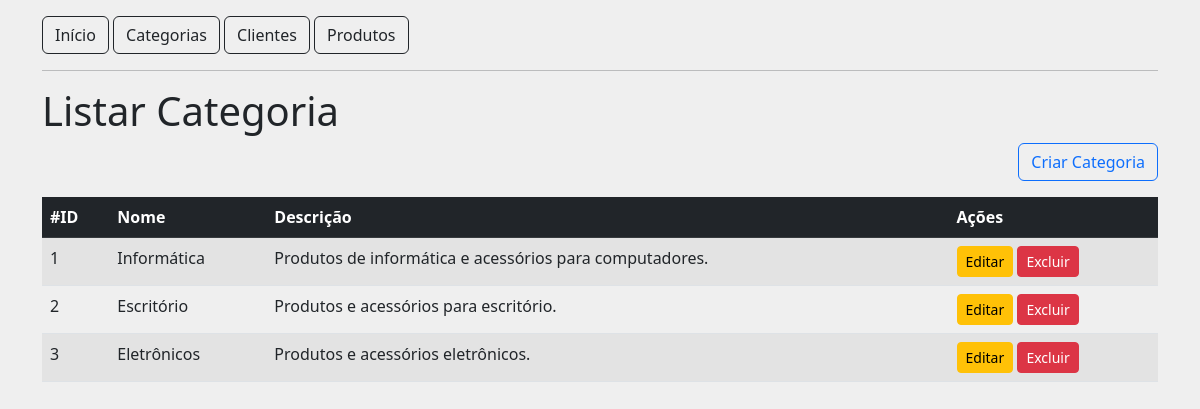
The page /category on the database its author committed.
### tables this page shows
CREATE TABLE tb_category (
    id INT(11) NOT NULL PRIMARY KEY AUTO_INCREMENT,
    name VARCHAR(50) NOT NULL,
    description VARCHAR(100) NOT NULL
);

### src/Controller/AbstractController.php (called while the page is built, shortened)
<?php
abstract class AbstractController {
    public function render(string $viewName, $data = null): void {
        include "../src/View/_partials/head.php";
        include "../src/View/{$viewName}.php";
        include "../src/View/_partials/footer.php";
    }
}

### src/Controller/CategoryController.php (called while the page is built, shortened)
<?php
class CategoryController extends AbstractController {
    public function listAction(): void {
        $connection = Connection::getConnection();
        $query = "SELECT * FROM tb_category;";
        $result = $connection->prepare($query);
        $result->execute();
        parent::render("category/list", $result);
    }
}

### public/index.php (called while the page is built, shortened)
<?php
$url = explode("?", $_SERVER["REQUEST_URI"])[0];
$routes = include "../config/routes.php";
$methodName = $routes[$url]["method"];
(new $controllerName())->$methodName();

### src/View/category/list.php (the view)
<h1>Listar Categoria</h1>
<div class="mb-3 text-end">
    <a href="/category/new" class="btn btn-outline-primary">Criar Categoria</a>
</div>
<table class="table table-hover table-striped">
    <thead class="table-dark">
        <tr>
            <th>#ID</th>
            <th>Nome</th>
            <th>Descrição</th>
            <th>Ações</th>
        </tr>
    </thead>
    <tbody>
        <?php while ($category = $data->fetch(\PDO::FETCH_ASSOC)) : ?>
            <?php extract($category) ?>
            <tr>
                <td><?= $id ?></td>
                <td><?= $name ?></td>
                <td><?= $description ?></td>
                <td>
                    <a href="/category/edit?id=<?= $id ?>" class="btn btn-warning btn-sm">Editar</a>
                    <a href="/category/delete?id=<?= $id ?>" class="btn btn-danger btn-sm">Excluir</a>
                </td>
            </tr>
        <?php endwhile; ?>
    </tbody>
</table>

### src/View/_partials/head.php (shortened to what this page needs)
<!DOCTYPE html>
<html lang="en">
<head>
    <link href="https://cdn.jsdelivr.net/npm/bootstrap@5.2.0-beta1/dist/css/bootstrap.min.css" rel="stylesheet">
</head>
<body class="container" style="background-color: #efefef">
    <nav class="mt-3">
        <a href="/" class="btn btn-outline-dark">Início</a>
        <a href="/category" class="btn btn-outline-dark">Categorias</a>
        <a href="/client" class="btn btn-outline-dark">Clientes</a>
        <a href="/product" class="btn btn-outline-dark">Produtos</a>
    </nav>
    <hr>

### src/View/_partials/footer.php
</body>
</html>

### rows shown on the page
tb_category: id "1", name "Informática", description "Produtos de informática e acessórios para computadores."
tb_category: id "2", name "Escritório", description "Produtos e acessórios para escritório."
tb_category: id "3", name "Eletrônicos", description "Produtos e acessórios eletrônicos."
